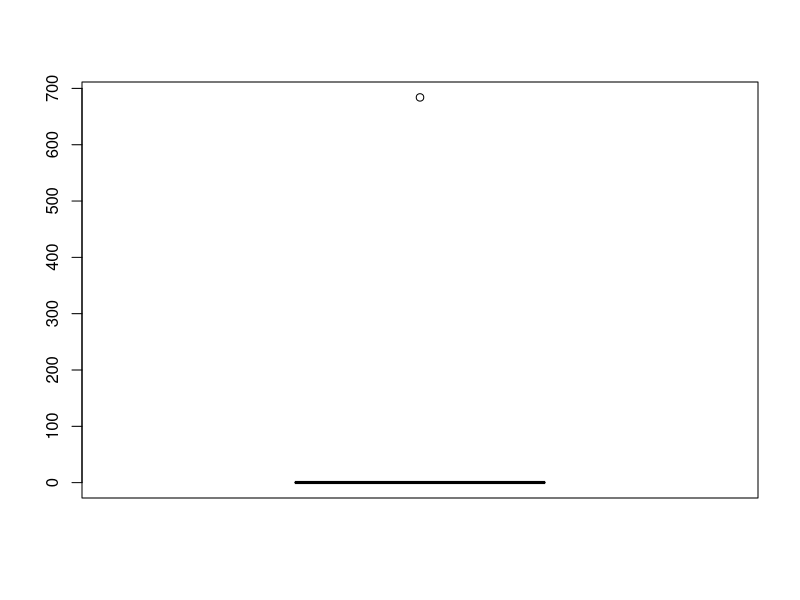
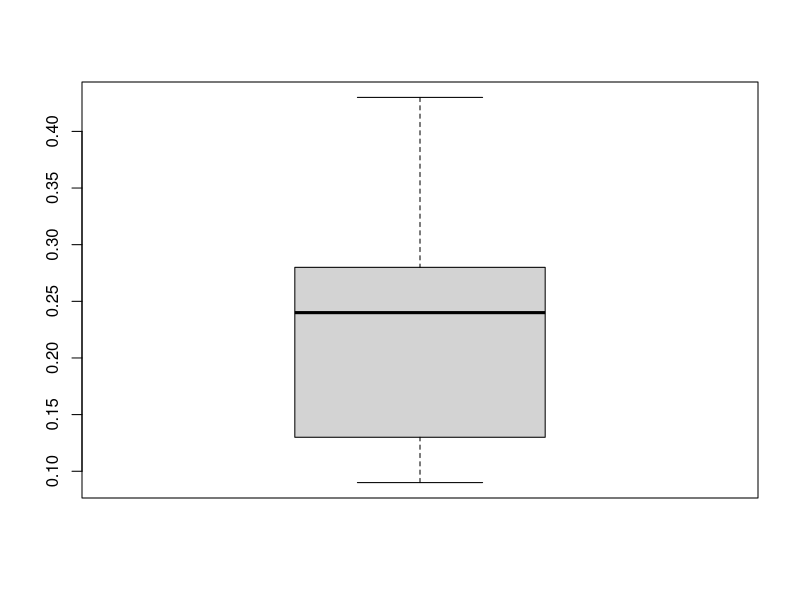

These figures' R source, in order:
## ---- chunk 1
knitr::opts_chunk$set(
  collapse = TRUE,
  comment = "#>"
)
## ---- chunk 2
Sys.setlocale("LC_TIME", "English")

messy_data <- read.delim("../data/messy_data.txt", stringsAsFactors = F)

messy_data$Patient.id <- toupper(messy_data$Patient.id)
messy_data$Patient.id <- gsub("TCGA ", "TCGA_", messy_data$Patient.id)
messy_data <- messy_data[1:18,]
messy_data <- messy_data[,colnames(messy_data)!="X"]



summary(messy_data)
#help: https://www.stat.berkeley.edu/~s133/dates.html
messy_data$Date.of.surgery <- as.Date(messy_data$Date.of.surgery, format="%d-%b-%y")
messy_data$Date.of.birth <- as.Date(as.Date( messy_data$Date.of.birth, format="%d/%m/%Y"))
messy_data$Date.of.diagnosis <- as.Date(messy_data$Date.of.diagnosis, format="%d/%m/%Y")
messy_data$Time.of.death <- as.Date(messy_data$Time.of.death, format="%d-%b-%y")


Age <- difftime(messy_data$Date.of.diagnosis,messy_data$Date.of.birth, units = "days")
Age <- round(Age/365, digits = 0)
table(Age,messy_data$Age)
messy_data$Age <- Age

messy_data$Gender
messy_data$Status

table(messy_data$Status, messy_data$Censor)
messy_data$Identifier <- NULL
messy_data$Classification <- NULL

summary(messy_data$enzyme.level)
boxplot(messy_data$enzyme.level)
messy_data$enzyme.level[messy_data$enzyme.level>600] <- NA
boxplot(messy_data$enzyme.level)
table(messy_data$Histological.subtype)
messy_data$Histological.subtype <- gsub(" ", "", messy_data$Histological.subtype)
table(messy_data$Histological.subtype)

table(messy_data$MUC1)

messy_data$MUC1 <- factor(messy_data$MUC1, levels = c("0", "0bis1", "1", "2", "3"))
messy_data$N <- gsub("(T[[:digit:]])(N[[:digit:]])(M[[:digit:]])", "\\2", messy_data$TNM)
messy_data$M <- gsub("(T[[:digit:]])(N[[:digit:]])(M[[:digit:]])", "\\3", messy_data$TNM)
messy_data$TNM <- NULL
## ---- chunk 3
library(tidyverse)
library(readxl)

messy_data <- read_excel("../data/messy_data.xlsx")

messy_data <- messy_data %>% 
  select_all(~gsub(" ", ".", .))

messy_data <- messy_data %>%
  mutate(Patient.id=toupper(Patient.id)) %>%
  mutate(Patient.id=gsub(" ", "_", Patient.id), 
         Age=round(as.numeric((Date.of.diagnosis-Date.of.birth)/365), digits = 0),
         N=substr(TNM, 3, 4), 
         M=substr(TNM, 5, 6), 
         TNM=NULL) %>% 
         mutate(enzyme.level=ifelse(enzyme.level>600, NA, enzyme.level))



